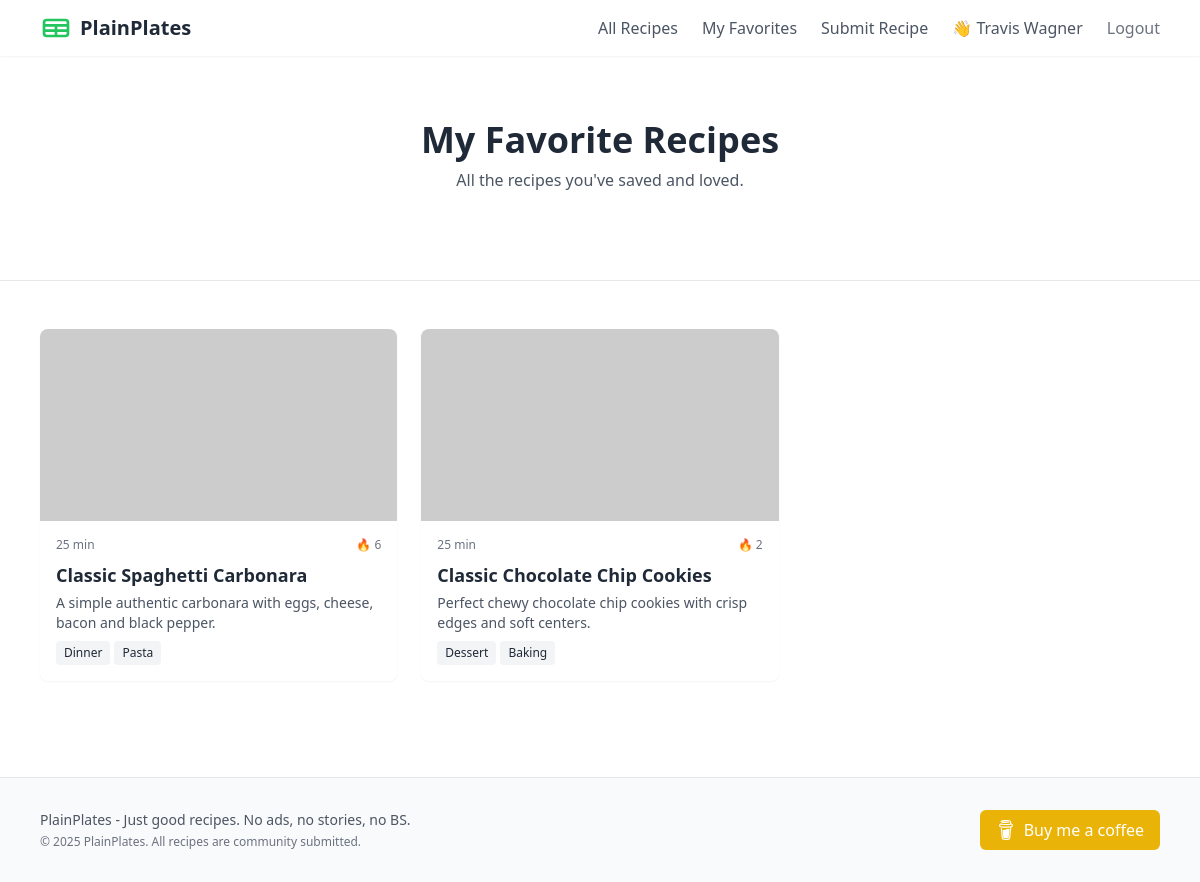
Page /favorites (signed in) on the committed database.
### tables this page shows
CREATE TABLE recipes (
    id INTEGER PRIMARY KEY AUTOINCREMENT,
    title TEXT NOT NULL,
    slug TEXT UNIQUE NOT NULL,
    description TEXT NOT NULL,
    ingredients TEXT NOT NULL,
    instructions TEXT NOT NULL,
    notes TEXT,
    prep_time INTEGER NOT NULL,
    cook_time INTEGER NOT NULL,
    servings INTEGER NOT NULL DEFAULT 4,
    created_at TIMESTAMP NOT NULL DEFAULT CURRENT_TIMESTAMP,
    updated_at TIMESTAMP NOT NULL DEFAULT CURRENT_TIMESTAMP,
    user_id INTEGER,
    FOREIGN KEY (user_id) REFERENCES users (id)
);

CREATE TABLE categories (
    id INTEGER PRIMARY KEY AUTOINCREMENT,
    name TEXT NOT NULL,
    slug TEXT UNIQUE NOT NULL,
    description TEXT
);

### main.py (the view)
@app.get("/favorites", response_class=HTMLResponse)
def favorites_page(request: Request):
    user = request.session.get("user")
    if not user:
        return RedirectResponse("/login", status_code=302)
    conn = sqlite3.connect(DB_PATH)
    conn.row_factory = sqlite3.Row
    cursor = conn.cursor()
    cursor.execute('''
        SELECT recipes.id, recipes.title, recipes.slug, recipes.description, recipes.prep_time, recipes.cook_time, COALESCE(SUM(recipe_votes.value), 0) as score, recipes.created_at
        FROM user_favorites
        JOIN recipes on user_favorites.recipe_id = recipes.id
        LEFT JOIN recipe_votes on recipes.id = recipe_votes.recipe_id
        WHERE user_favorites.user_id = ?
        GROUP BY recipes.id
        ORDER BY recipes.created_at DESC
    ''', (user["id"],))
    recipes = []
    for row in cursor.fetchall():
        recipe = dict(row)
        cursor.execute('''
            SELECT name FROM recipe_categories
            JOIN categories ON recipe_categories.category_id = categories.id
            WHERE recipe_categories.recipe_id = ?
        ''', (recipe["id"],))
        recipe["tags"] = [cat["name"] for cat in cursor.fetchall()]
        recipes.append(recipe)
    conn.close()
    categories = get_categories()
    return templates.TemplateResponse("favorites.html", {
        "request": request,
        "recipes": recipes,
        "categories": categories,
        "q": None,
        "selected_category": None
    })

### templates/favorites.html (shortened to what this page needs)
{% extends "base.html" %}
{% block content %}
<section class="bg-white border-b">
    <div class="max-w-6xl mx-auto px-4 py-12 md:py-16 text-center">
        <h1 class="text-3xl md:text-4xl font-bold mb-2">My Favorite Recipes</h1>
        <p class="text-gray-600 mb-6">All the recipes you've saved and loved.</p>
    </div>
</section>
<section class="py-12">
    <div class="max-w-6xl mx-auto px-4">
    {% if recipes %}
        <div class="grid grid-cols-1 md:grid-cols-2 lg:grid-cols-3 gap-6">
            {% for recipe in recipes %}
                {% include "components/recipe_card.html" %}
            {% endfor %}
        </div>
    {% else %}
        <p class="text-center text-gray-500">You haven't favorited any recipes yet.</p>
    {% endif %}
    </div>
</section>
{% endblock %}

### templates/components/recipe_card.html
<a href="/recipes/{{ recipe.slug }}" class="bg-white rounded-lg overflow-hidden shadow-sm hover:shadow-md transition-shadow">
    <div class="h-48 overflow-hidden">
        <img src="/static/images/recipes{{ recipe.slug }}.jpg" onerror="this.onerror=null;this.src='https://placehold.co/400x300?text=Image Coming Soon';" alt="{{ recipe.title }}" class="w-full h-full object-cover">
    </div>
    <div class="p-4">
        <div class="flex justify-between items-center mb-2">
            <span class="text-xs text-gray-500">{{ recipe.prep_time + recipe.cook_time }} min</span>
            <span class="flex items-center text-xs text-gray-500">
                {% if recipe.score > 0 %} 🔥 {% else %} 🧊 {% endif %}{{ recipe.score }}
            </span>
        </div>
        <h3 class="font-bold text-lg mb-1">{{ recipe.title }}</h3>
        <p class="text-gray-600 text-sm mb-2">{{ recipe.description }}</p>
        <div class="flex flex-wrap gap-1">
            {% for tag in recipe.tags %}
            <span class="bg-gray-100 text-gray-800 text-xs px-2 py-1 rounded">{{ tag }}</span>
            {% endfor %}
        </div>
    </div>
</a>

### rows in the picture
recipes: recipe.prep_time+recipe.cook_time "25", score "6", title "Classic Spaghetti Carbonara", description "A simple authentic carbonara with eggs, cheese, bacon and black pepper."
categories: name "Dinner"
categories: name "Pasta"
recipes: recipe.prep_time+recipe.cook_time "25", score "2", title "Classic Chocolate Chip Cookies", description "Perfect chewy chocolate chip cookies with crisp edges and soft centers."
categories: name "Dessert"
categories: name "Baking"

### other values in the picture
{{ user.name }} "Travis Wagner"
